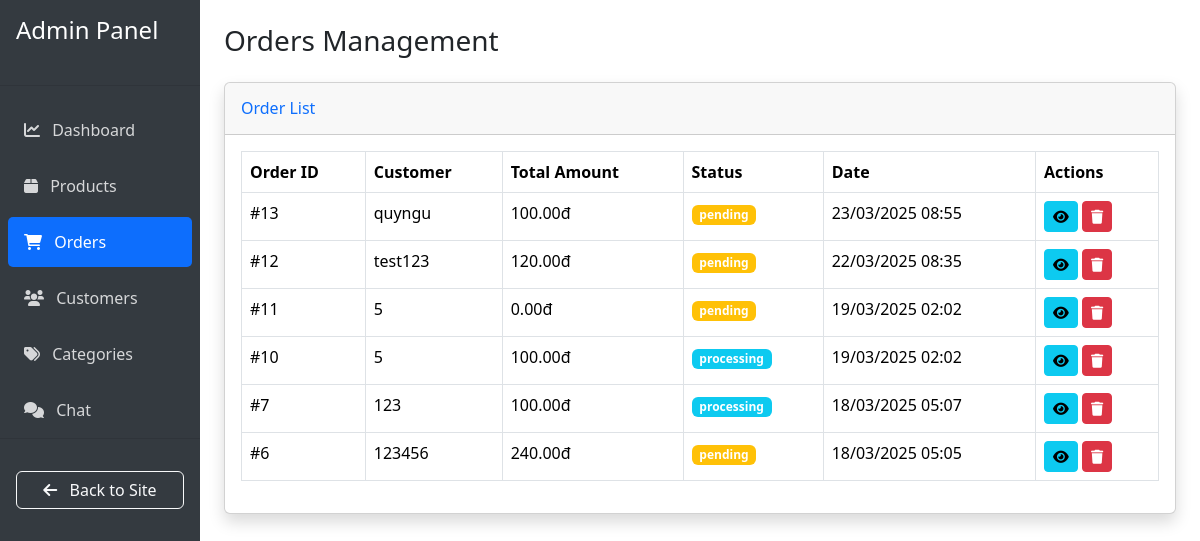
Page /admin-orders/ (signed in) on the earlier database version.
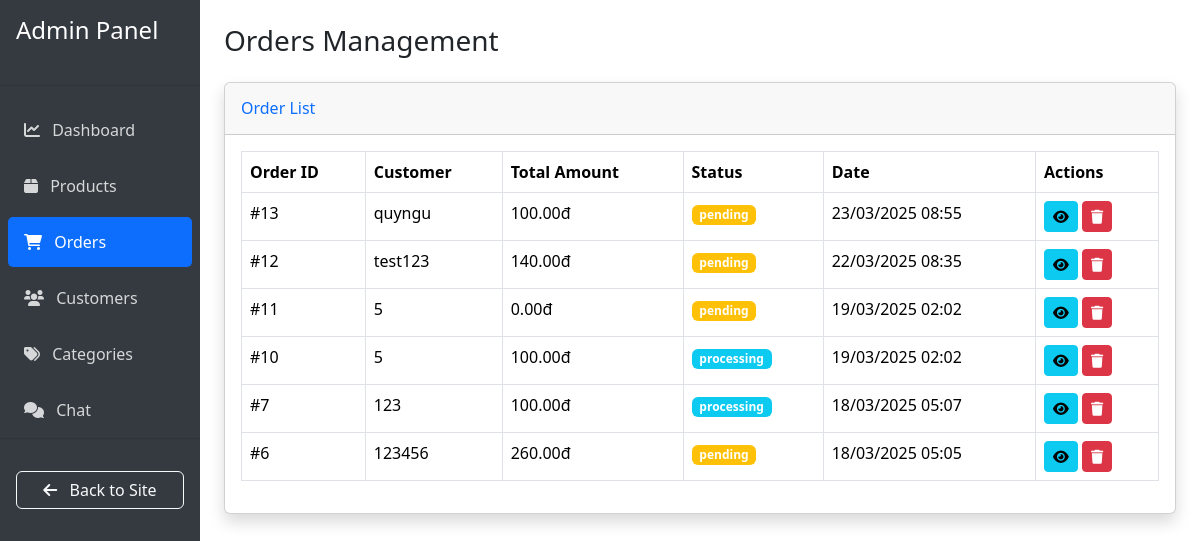
Same page on the later database version.
### hoadeptrai/models.py (models this page shows, shortened)
class Order(models.Model):
    STATUS_CHOICES = (
        ('pending', 'Pending'),
        ('processing', 'Processing'),
        ('shipped', 'Shipped'),
        ('delivered', 'Delivered'),
        ('cancelled', 'Cancelled')
    )
    customer = models.ForeignKey(Customer, on_delete=models.CASCADE)
    order_date = models.DateTimeField(auto_now_add=True)
    total_amount = models.DecimalField(max_digits=10, decimal_places=2)
    shipping_address = models.CharField(max_length=255)
    status = models.CharField(max_length=20, choices=STATUS_CHOICES, default='pending')
    payment_method = models.CharField(max_length=50, null=True, blank=True)
    promotion = models.ForeignKey('Promotion', on_delete=models.SET_NULL, null=True, blank=True)
    complete = models.BooleanField(default=False)  # Add this field

class Customer(AbstractUser):
    phone_number = models.CharField(max_length=20, blank=True)
    address = models.CharField(max_length=255, blank=True)
    ROLES = (
        ('customer', 'Customer'),
        ('seller', 'Seller'),
        ('admin', 'Admin')
    )
    role = models.CharField(max_length=10, choices=ROLES)
    loyalty_points = models.IntegerField(default=0)
    groups = models.ManyToManyField(Group, related_name="custom_customer_groups", blank=True)
    user_permissions = models.ManyToManyField(Permission, related_name="custom_customer_permissions", blank=True)

### hoadeptrai/views.py (the view, shortened to what this page needs)
# urls.py: path('admin-orders/', views.admin_orders, name='admin_orders'),
@staff_member_required
def admin_orders(request):
    orders = Order.objects.all().order_by('-order_date')
    return render(request, 'admin/orders.html', {'orders': orders})

### hoadeptrai/templates/admin/orders.html (shortened to what this page needs)
{% extends 'admin/base_admin.html' %}
{% block content %}
<div class="container-fluid">
    <div class="d-flex justify-content-between align-items-center mb-4">
        <h1 class="h3 mb-0 text-gray-800">Orders Management</h1>
    </div>
    <div class="card shadow mb-4">
        <div class="card-header py-3">
            <h6 class="m-0 font-weight-bold text-primary">Order List</h6>
        </div>
        <div class="card-body">
            <div class="table-responsive">
                <table class="table table-bordered">
                    <thead>
                        <tr>
                            <th>Order ID</th>
                            <th>Customer</th>
                            <th>Total Amount</th>
                            <th>Status</th>
                            <th>Date</th>
                            <th>Actions</th>
                        </tr>
                    </thead>
                    <tbody>
                        {% for order in orders %}
                        <tr>
                            <td>#{{ order.id }}</td>
                            <td>{{ order.customer.username }}</td>
                            <td>{{ order.total_amount }}đ</td>
                            <td>
                                <span class="badge {% if order.status == 'pending' %}bg-warning
                                                 {% elif order.status == 'processing' %}bg-info
                                                 {% elif order.status == 'shipped' %}bg-primary
                                                 {% elif order.status == 'delivered' %}bg-success
                                                 {% else %}bg-danger{% endif %}">
                                    {{ order.status }}
                                </span>
                            </td>
                            <td>{{ order.order_date|date:"d/m/Y H:i" }}</td>
                            <td>
                                <button class="btn btn-sm btn-info view-order" data-bs-toggle="modal" data-bs-target="#orderDetailModal" data-order-id="{{ order.id }}">
                                    <i class="fas fa-eye"></i>
                                </button>
                                <button class="btn btn-sm btn-danger delete-order" data-bs-toggle="modal" data-bs-target="#deleteOrderModal" data-order-id="{{ order.id }}" data-order-number="#{{ order.id }}">
                                    <i class="fas fa-trash"></i>
                                </button>
                            </td>
                        </tr>
                        {% endfor %}
                    </tbody>
                </table>
            </div>
        </div>
    </div>
</div>
{% endblock %}

Differences in the rows shown:
changed Order "test123": total_amount "120.00" → "140.00"
changed Order id 6: total_amount "240.00" → "260.00"
